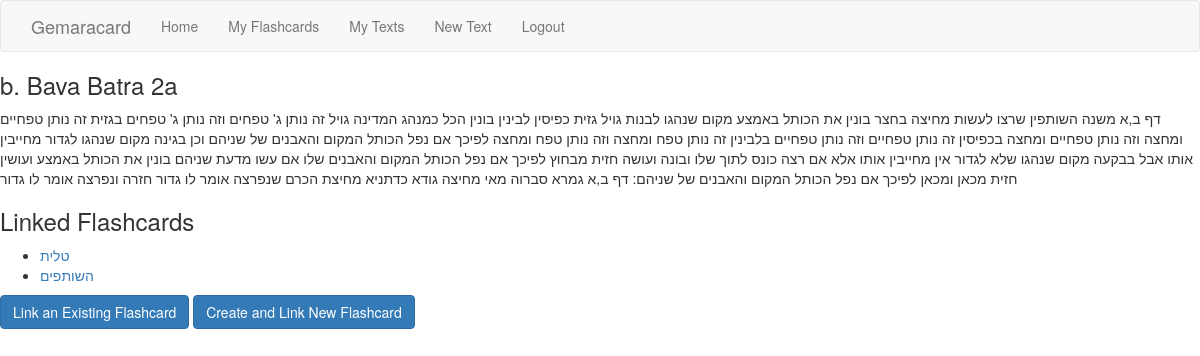
Before: /text/1/ (signed in) with the older database file.
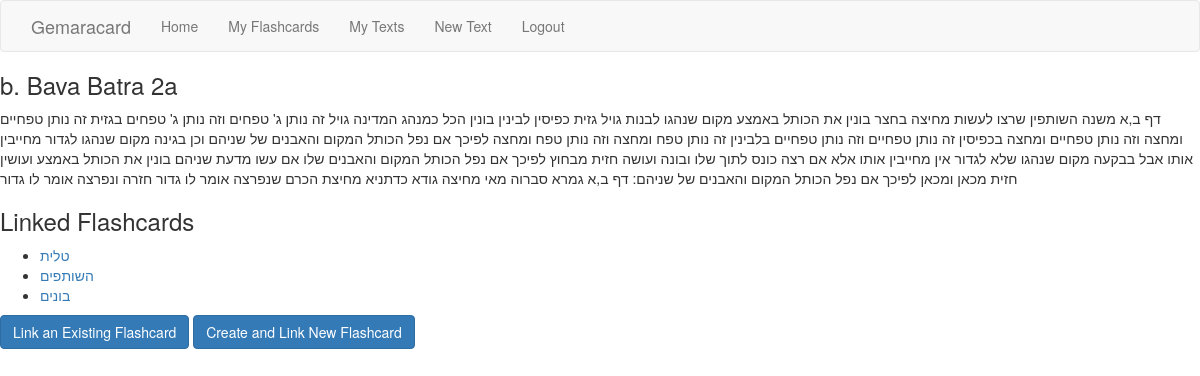
After: the same page with the newer database file.
### flashcard/models.py (models this page shows, shortened)
class Flashcard(models.Model):
    vocab_term = models.CharField(max_length=200, blank=False)
    HEBREW = 'HEB'
    ARAMAIC = 'ARAM'
    LOANWORD = 'LW'
    LANGUAGE_CHOICES = (
        (HEBREW, 'Hebrew'),
        (ARAMAIC, 'Aramaic'),
        (LOANWORD, 'Loanword')
    )
    language = models.CharField(
        max_length=4,
        choices=LANGUAGE_CHOICES,
        default=HEBREW,
    )
    loanword_language = models.TextField(blank=True)
    VERB = 'VERB'
    NOUN = 'NOUN'
    ADJECTIVE = 'ADJ'
    PREPOSITION = 'PREP'
    ADVERB = 'ADV'
    OTHER = 'OTHER'
    POS_CHOICES = (
        (VERB, 'Verb'),
        (NOUN, 'Noun'),
        (ADJECTIVE, 'Adjective'),
        (PREPOSITION, 'Preposition'),
        (ADVERB, 'Adverb'),
        (OTHER, 'Other'),
    )
    part_of_speech = models.CharField(
        max_length=5,
        choices=POS_CHOICES,
        default=NOUN,
    )
    root = models.CharField(max_length=4, blank=True)
    page_number = models.IntegerField(blank=True, default=0)
    translation = models.TextField(blank=True)
    notes = models.TextField(blank=True)
    published_date = models.DateTimeField(auto_now=True)
    author = models.ForeignKey(User)

### flashcard/views.py (the view)
# urls.py: url(r'^text/(?P<pk>\d+)/$', text_detail, name='text_detail'),
@login_required
def text_detail(request, pk):
    try:
        text = Text.objects.get(pk=pk)
    except Text.DoesNotExist:
        raise Http404
    text_flashcards = text.flashcards.all()
    user_flashcards = Flashcard.objects.filter(author=request.user)
    context = {'text': text, 'text_flashcards': text_flashcards, 'user_flashcards': user_flashcards}
    return render(request, 'text.html', context)

### flashcard/models.py (called while the page is built)
    def __str__(self):
        return self.name

### flashcard/templates/text.html (shortened to what this page needs)
{% extends "base.html" %}
{% block content %}
<div class="text">
<h3>{{ text }}</h3>
<p>{{ text.text }}</p>
</div>
<div class="flashcard-list">
  <h3>Linked Flashcards</h3>
  <ul>
    {% for flashcard in text_flashcards %}
      <li><a class="flashcard-link" data-toggle="modal" data-target="#basicModal" flashcard="{{ flashcard.pk }}">{{ flashcard.vocab_term }}</a></li>
    {% endfor %}
  </ul>
</div>
<div>
  {% if user_flashcards %}
    <a class="flashcard-link-list btn btn-primary" data-toggle="modal" data-target="#basicModal" text-pk="{{ text.pk }}">Link an Existing Flashcard</a>
  {% endif %}
  <a href="{% url 'flashcard_new' text.pk %}" class="btn btn-primary" role="button">Create and Link New Flashcard</a>
</div>
{% endblock %}

Changed rows visible on the page:
added Flashcard: vocab_term "בונים"
